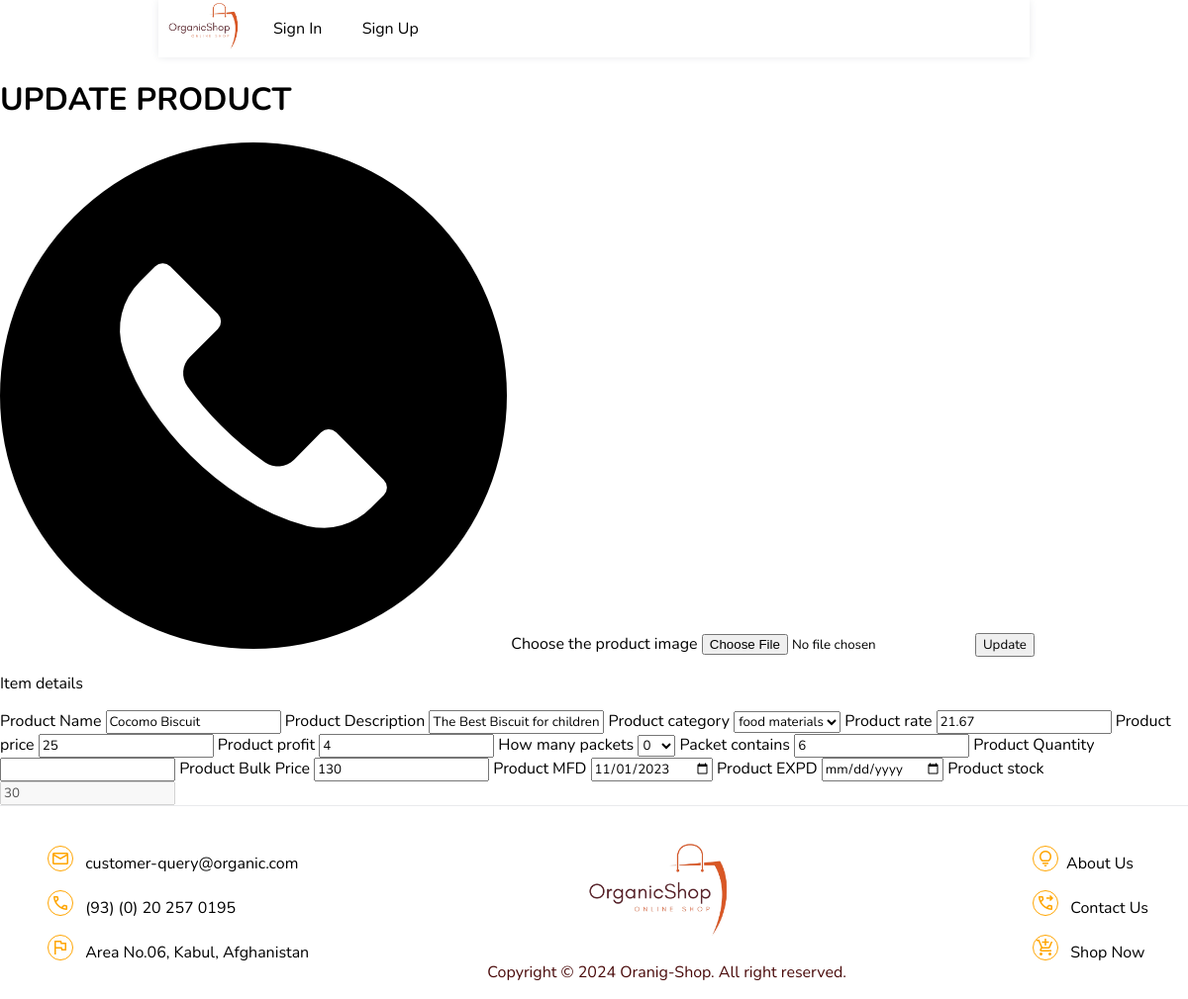
The app's page /store/update_product/18, older data.
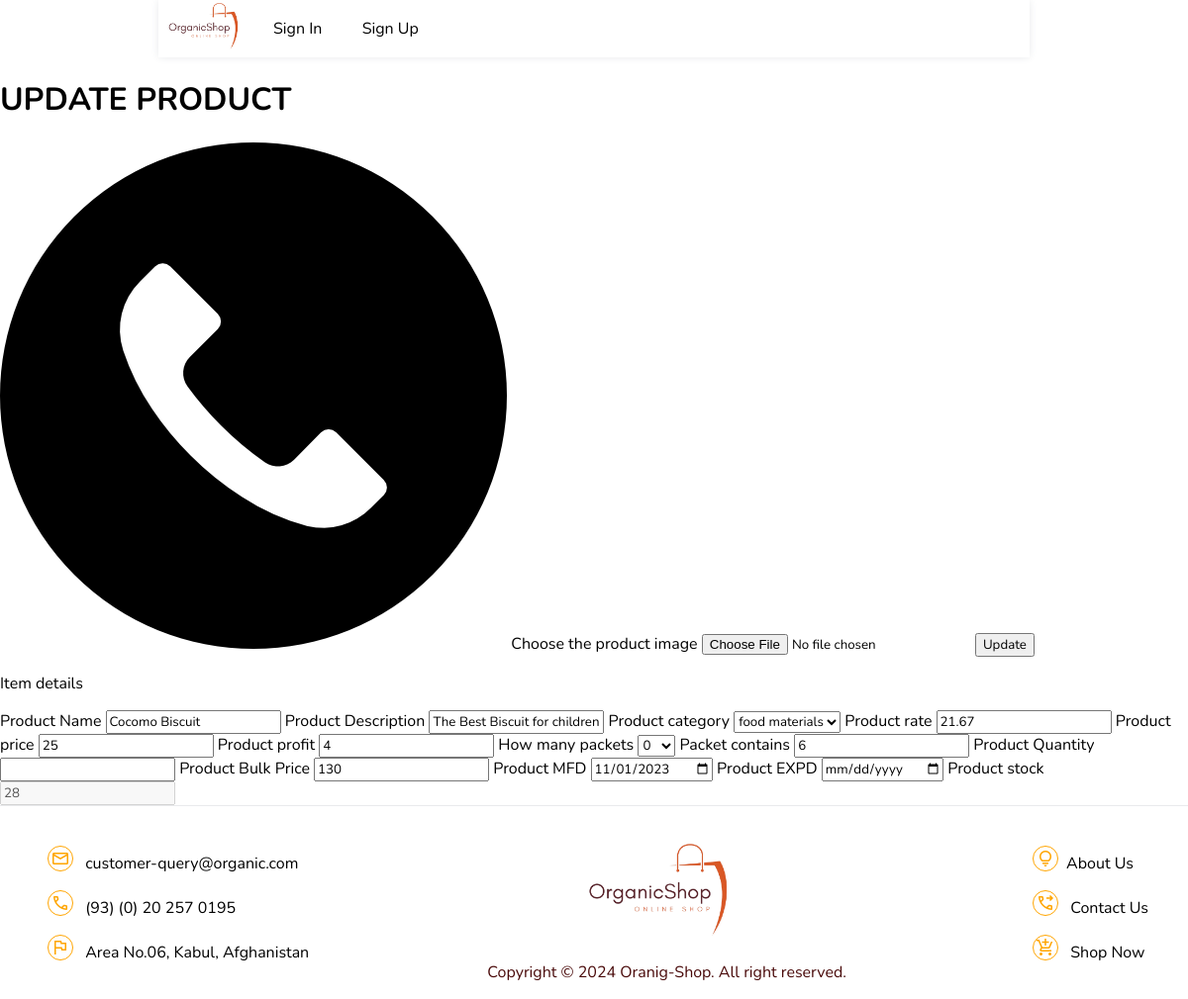
The same page, newer data.
### store/models.py (models this page shows, shortened)
class Product(models.Model):
    category = models.ForeignKey(Category, on_delete=models.CASCADE)
    name = models.CharField(max_length=100)
    description = models.CharField(max_length=200)
    price = models.IntegerField(default=0)
    bulk_price = models.IntegerField(default=0)
    quantity = models.IntegerField(default=0)
    rate = models.FloatField(default=0)
    mfd = models.DateField(null=True, blank=True)
    expd = models.DateField(null=True, blank=True)
    profit = models.IntegerField(default=0)
    stock = models.IntegerField(default=0)
    packet = models.IntegerField(default=0)
    image = models.ImageField(default='default.jpg', upload_to='item_images')

class Category(models.Model):
    name = models.CharField(max_length=50)
    description = models.CharField(max_length=200)
    def __str__(self):
        return self.name

### store/views.py (the view)
# urls.py: path('update_product/<pid>', views.update_product, name='update_product'),
def update_product(request, pid):
    if pid:
        item = Product.objects.get(id=pid)
        cat = Category.objects.all()
        num_packet=[]
        for i in range(0,100):
            num_packet.append(i)
        context = {'item':item, 'cat':cat,'num_packet':num_packet}
        return render(request, 'includes/update_product.html', context)

### store/templates/includes/update_product.html (shortened to what the changed rows need)
{% extends 'main/base.html' %}
{% load static %}
{% block content %}
<div class="content">
    <div class="text-center text-4xl my-10">
        <h1>UPDATE PRODUCT</h1>
    </div>
    <form action="">
    <div class="grid lg:grid-cols-3 sm:grid-cols-1">
        <div class="border-r ">
            <div class="p-10">
                <img src="{{item.image.url}}" class="w-full h-full" alt="">
                <label class="block mt-2" for="image">Choose the product image</label>
                <input type="file" name="image" id="image"
                class="border rounded w-60 me-10 file:bg-red-500 file:text-white file:rounded-full file:shadow-lg file:hover:bg-red-700 file:hover:font-semibold file:p-2 file:border-none">
                <button class="bg-teal-500 text-white py-2 px-5 rounded shadow hover:bg-teal-700 hover:font-semibold">Update</button>
            </div>
        </div>
        <div class="middle">
            <div class="p-10">
                <p class="text-center text-2xl font-bold">Item details</p>
                    <label for="name">Product Name</label>
                    <input type="text" name="name" id="name" value="{{item.name}}" class=" mb-4 border-b focus:outline-none focus:border-sky-500 p-2 rounded w-full font-semibold">
                    <label class="" for="description">Product Description</label>
                    <input type="text" name="description" id="description" value="{{item.description}}"
                        class="mb-4 border-b mb-4 focus:outline-none focus:border-sky-500 p-2 rounded w-full font-semibold">
                    <label class="mt-2" for="category">Product category</label>
                    <select name="category" id="category" class=" border border-sky-500 rounded focus:outline-none focus:border-sky-500 p-2 block w-full font-semibold">
                        <option selected value="{{item.category}}">{{item.category}}</option>
                    </select>
                    <label class="" for="rate">Product rate</label>
                    <input type="number" name="rate" id="rate" value="{{item.rate}}"
                        class="border-b mb-4 focus:outline-none focus:border-sky-500 p-2 rounded w-full font-semibold">
                    <label class="" for="price">Product price</label>
                    <input type="number" name="price" id="price" value="{{item.price}}" pattern="^\$\d{1,3}(,\d{3})*(\.\d+)?$" data-type="currency"
                        class="border-b mb-4 focus:outline-none focus:border-sky-500 p-2 rounded w-full font-semibold">
                    <label class="" for="profit">Product profit</label>
                    <input type="number" name="profit" id="profit" value="{{item.profit}}"
                        class="border-b mb-4 focus:outline-none focus:border-sky-500 p-2 rounded w-full font-semibold">
                    <label class="block" for="num_packet">How many packets</label>
                    <select name="num_packet" id="num_packet" class=" border-sky-500 border mb-4 focus:outline-none focus:border-sky-500 p-2 rounded w-full font-semibold">
                        {% for num in num_packet %}
                            <option value="{{num}}">{{num}}</option>
                        {% endfor %}
                    </select>
                    <label class="" for="packet_content">Packet contains</label>
                    <input type="number" name="packet_content" id="packet_content" value="{{item.packet}}"
                        class="border-b mb-4 focus:outline-none focus:border-sky-500 p-2 rounded w-full font-semibold">
                    <label class="" for="quantity">Product Quantity</label>
                    <input type="number" name="quantity" id="quantity"
                        class="border-b mb-4 focus:outline-none focus:border-sky-500 p-2 rounded w-full font-semibold">
                    <label class="" for="bulk_price">Product Bulk Price</label>
                    <input type="number" name="bulk_price" id="bulk_price" value="{{item.bulk_price}}"
                        class="border-b mb-4 focus:outline-none focus:border-sky-500 p-2 rounded w-full font-semibold">
                    {% if item.mfd != none %}
                        <label class="" for="mfd">Product MFD</label>
                        <input type="date" name="mfd" id="mfd" value="{{item.mfd|date:'Y-m-d'}}"
                            class="border-b mb-4 focus:outline-none focus:border-sky-500 p-2 rounded w-full font-semibold">
                        <label class="" for="expd">Product EXPD</label>
                        <input type="date" name="expd" id="expd" date="{{item.expd|date:'Y-m-d'}}"
                            class="border-b mb-4 focus:outline-none focus:border-sky-500 p-2 rounded w-full font-semibold">
                    {% endif %}
                    <label class="" for="stock">Product stock</label>
                    <input type="number" name="stock" id="stock" value="{{item.stock}}" disabled
                        class="border-b mb-4 focus:outline-none focus:border-sky-500 p-2 rounded w-full font-semibold">
            </div>
        </div>
    </div>
    </form>
</div>
{% endblock content %}

Row changes from the older to the newer data that the page shows:
changed Product "Cocomo Biscuit": stock "30" → "28"
